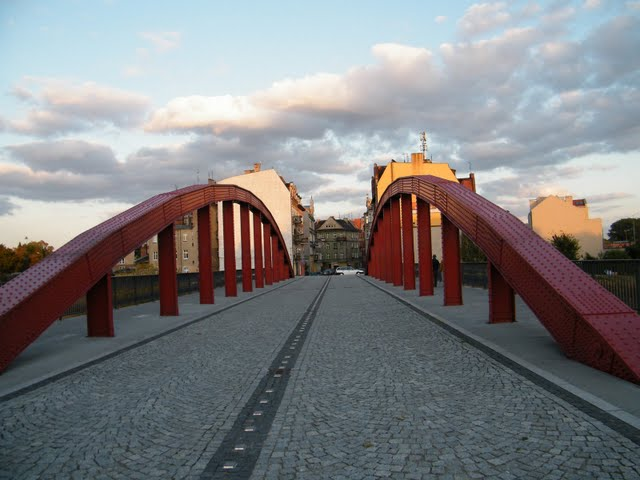
#> input picture memegen/bridge.png, 640 x 480 px
$ python memegen.py
#> lines starting #> are read from the running program, lines starting #| are printed output that depends on the picture

from PIL import Image
from PIL import ImageDraw, ImageFont

im = Image.open('bridge.png')
#> im is the input picture: PIL image 640x480 RGB; mean R, G, B 127.6, 127.7, 129.7
draw = ImageDraw.Draw(im)
arial = ImageFont.truetype('arial.ttf', 30)

draw.text(
          (20, 390),
          'All your dreams are on their way',
          fill=('white'),
          font=arial
          )
draw.text(
          (20, 430),
          '(Simon & Garfunkel)',
          fill=('white'),
          font=arial
          )

im.save('meme.png')
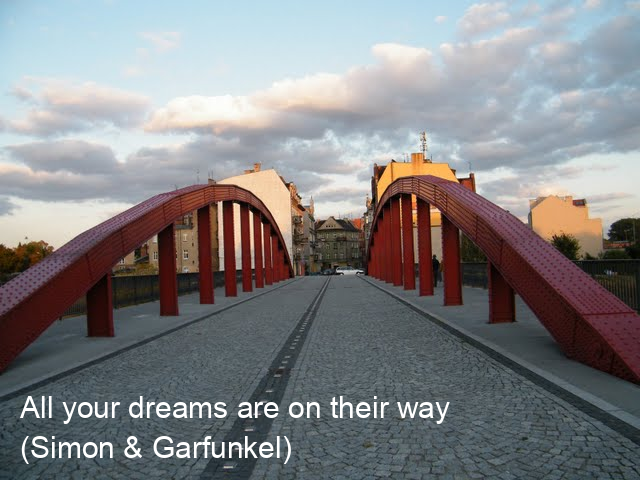
#> saved as meme.png: PIL image 640x480 RGB; mean R, G, B 130.3, 130.1, 132.1
